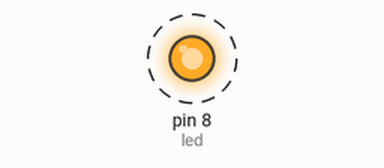
A program run on a simulated MicroPython board. Shown: output pins drawn as LEDs (lit = HIGH). Dashed ring = blinking.

Above: at 0.2 s.
Timing chart, 0 to 3.0 s (numbered marks = the images above):
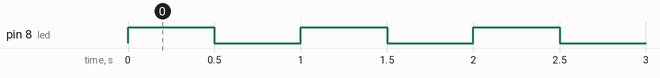

Measured:
- by itself, pin 8 (led): alternates HIGH for 0.50 s and LOW for 0.50 s

The program:

main.py
```python
# (licence header left out)
import time
from machine import Pin


# GPIO 8是板载LED灯.
led = Pin(8, Pin.OUT)

while True:
    led.value(1)
    time.sleep(0.5)
    led.value(0)
    time.sleep(0.5)
```
